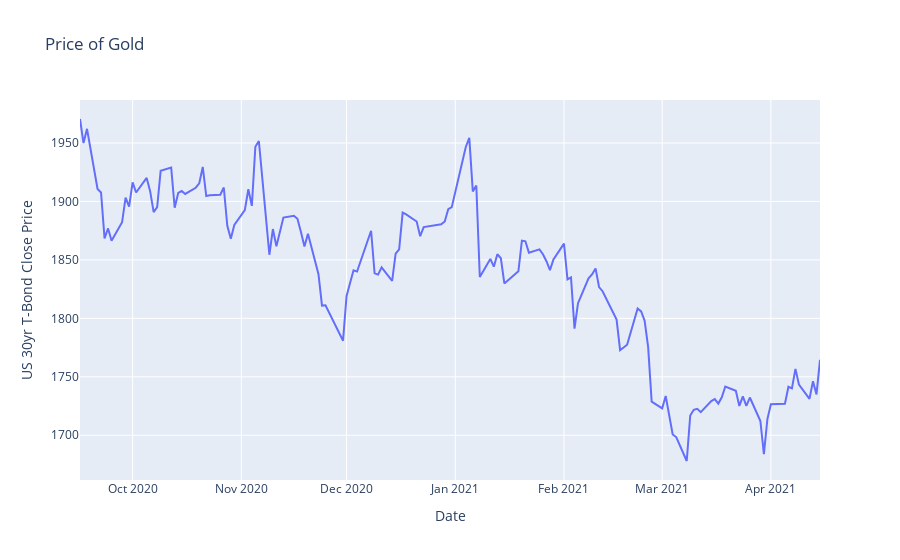

Notebook code for this chart:
### Markdown cell above
#### Plotting the daily Closes of Bitcoin and Gold

### Code cell
px.line(
    x=gold_vs_usdx['Date'], 
    y=gold_vs_usdx['Gold Closing Price'],
    title='Price of Gold', 
    labels=dict(x='Date', y='US 30yr T-Bond Close Price'))

### Figure 1 — Plotly figure (JSON) as saved in the notebook; plotly's stock layout.template omitted (floating-point values rounded to 4 significant figures; data arrays with more than 128 entries replaced by an {"elided": "..."} marker saying what was removed)
{"data": [{"hovertemplate": "Date=%{x}<br>US 30yr T-Bond Close Price=%{y}<extra></extra>", "legendgroup": "", "line": {"color": "#636efa", "dash": "solid"}, "mode": "lines", "name": "", "orientation": "v", "showlegend": false, "type": "scatter", "x": {"elided": "144 str values"}, "xaxis": "x", "y": {"elided": "144 float values"}, "yaxis": "y"}], "layout": {"autosize": true, "legend": {"tracegroupgap": 0}, "title": {"text": "Price of Gold"}, "xaxis": {"anchor": "y", "autorange": true, "domain": [0, 1], "range": ["2020-09-16", "2021-04-15"], "title": {"text": "Date"}, "type": "date"}, "yaxis": {"anchor": "x", "autorange": true, "domain": [0, 1], "range": [1662.0, 1987.0], "title": {"text": "US 30yr T-Bond Close Price"}, "type": "linear"}}}
